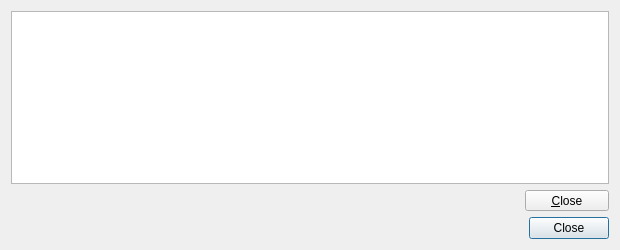
<?xml version="1.0" encoding="UTF-8"?>
<ui version="4.0">
 <class>TransactionDescDialog</class>
 <widget class="QDialog" name="TransactionDescDialog">
  <property name="geometry">
   <rect>
    <x>0</x>
    <y>0</y>
    <width>620</width>
    <height>250</height>
   </rect>
  </property>
  <property name="windowTitle">
   <string>Transaction details</string>
  </property>
  <layout class="QVBoxLayout" name="verticalLayout">
   <item>
    <widget class="QTextEdit" name="detailText">
     <property name="toolTip">
      <string>This pane shows a detailed description of the transaction</string>
     </property>
     <property name="readOnly">
      <bool>true</bool>
     </property>
    </widget>
   </item>
   <item>
    <layout class="QHBoxLayout" name="horizontalLayout">
     <property name="topMargin">
      <number>0</number>
     </property>
     <item>
      <spacer name="horizontalSpacer">
       <property name="orientation">
        <enum>Qt::Horizontal</enum>
       </property>
       <property name="sizeHint" stdset="0">
        <size>
         <width>40</width>
         <height>20</height>
        </size>
       </property>
      </spacer>
     </item>
     <item>
      <widget class="QToolButton" name="toolButton">
       <property name="minimumSize">
        <size>
         <width>84</width>
         <height>0</height>
        </size>
       </property>
       <property name="text">
        <string>&amp;Close</string>
       </property>
      </widget>
     </item>
    </layout>
   </item>
   <item>
    <widget class="QDialogButtonBox" name="buttonBox">
     <property name="orientation">
      <enum>Qt::Horizontal</enum>
     </property>
     <property name="standardButtons">
      <set>QDialogButtonBox::Close</set>
     </property>
    </widget>
   </item>
  </layout>
 </widget>
 <resources/>
 <connections>
  <connection>
   <sender>buttonBox</sender>
   <signal>accepted()</signal>
   <receiver>TransactionDescDialog</receiver>
   <slot>accept()</slot>
   <hints>
    <hint type="sourcelabel">
     <x>248</x>
     <y>254</y>
    </hint>
    <hint type="destinationlabel">
     <x>157</x>
     <y>274</y>
    </hint>
   </hints>
  </connection>
  <connection>
   <sender>buttonBox</sender>
   <signal>rejected()</signal>
   <receiver>TransactionDescDialog</receiver>
   <slot>reject()</slot>
   <hints>
    <hint type="sourcelabel">
     <x>316</x>
     <y>260</y>
    </hint>
    <hint type="destinationlabel">
     <x>286</x>
     <y>274</y>
    </hint>
   </hints>
  </connection>
 </connections>
</ui>
